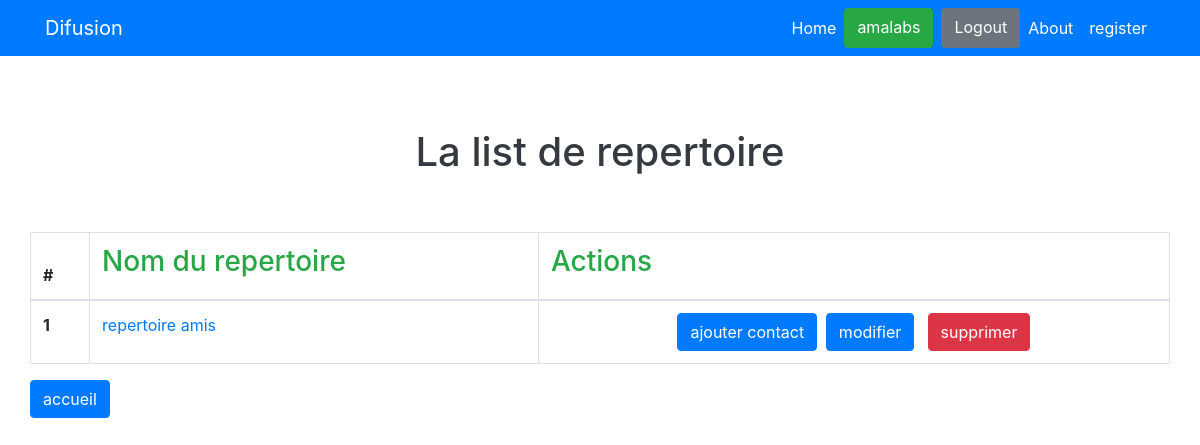
The page /list/ (signed in) on the database as committed earlier.
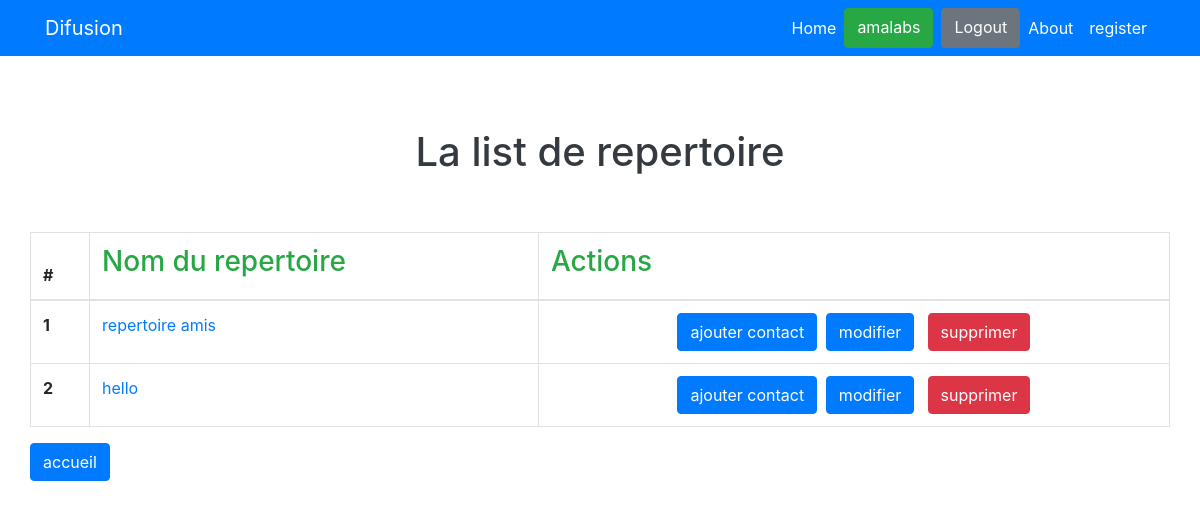
The same page on the database as committed later.
### projet/models.py (models this page shows)
class Repertoire(models.Model):
    user=models.ForeignKey(User,on_delete=models.CASCADE, related_name='repertoires')
    nom_repertoire = models.CharField(max_length=50)
    created = models.DateTimeField(auto_now = False,auto_now_add = True)
    def __str__(self):
        return self.nom_repertoire

### projet/views.py (the view)
# urls.py: path('list/', RepertoireListView.as_view(),name='list'),
class RepertoireListView(ListView):
    model = Repertoire
    template_name = 'projet/list.html'
    context_object_name = 'repertoires'

### projet/templates/projet/list.html (shortened to what this page needs)
{% extends 'base.html' %}
{% block content %}
<br><br><br>
<div class="container">
    <div class="text text-center"> <h1 class="text-center text-dark">La list de repertoire</h1> </div>
    <br><br>
    <div class="row">
        <table class="table table-bordered">
        <thead>
            <tr>
                <th scope="col">#</th>
                <th scope="col"> <h3 class="text-success"> Nom du repertoire</h3></th>
                <th scope="col"> <h3 class="text-success"> Actions</h3></th>
            </tr>
        </thead>
        <tbody>
            {% for repertoire in request.user.repertoires.all %}
            <tr>
                <th scope="row">{{ forloop.counter }}</th>
                <td><a href="{% url 'contact:detail' pk=repertoire.pk %}">{{ repertoire }}</a></td>
                <td class="text-center"><a href="{% url 'contact:create' pk=repertoire.pk %}" class="btn btn-primary">ajouter contact</a>&thinsp;&thinsp;&thinsp;<a href="{% url 'repertoire:index' pk=repertoire.pk %}" class="btn btn-primary">modifier</a> &thinsp;&thinsp;&thinsp;<a href="{% url 'repertoire:delete' pk=repertoire.pk %}" class="btn btn-danger">supprimer</a></td>
            </tr>
            {% endfor %}
        </tbody>
    </table>
    <a href="{% url 'repertoire:index' %}"><input type="submit" value="accueil" class="btn btn-primary"></a>
{% endblock %}

Rows that differ between the two databases and show on the page:
added Repertoire: nom_repertoire "hello"
